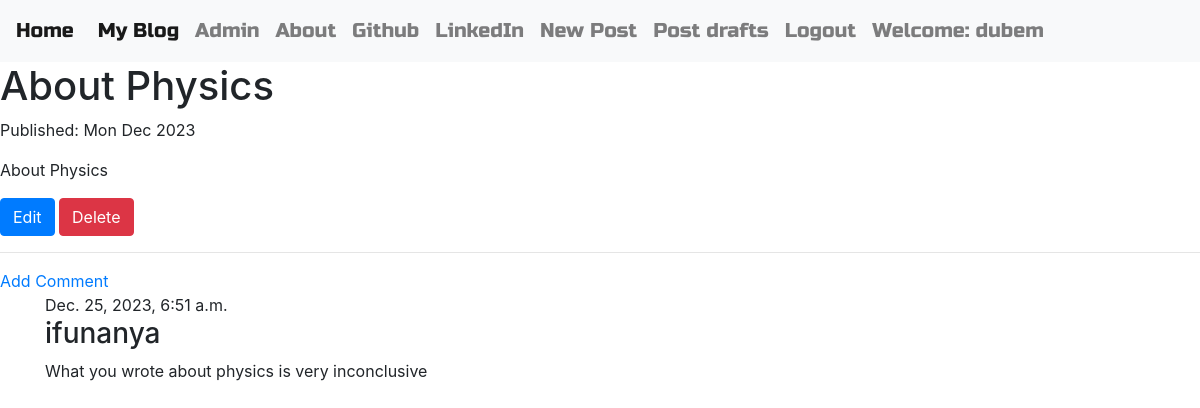
Page /detail/1/ (signed in) on the committed database.
### blog/models.py (models this page shows, shortened)
class Post(models.Model):
    author = models.ForeignKey("auth.User", on_delete=models.CASCADE)
    title = models.CharField(max_length=200)
    text = models.TextField()
    create_date = models.DateTimeField(default=timezone.now)
    published_date = models.DateTimeField(blank=True, null=True)

class Comment(models.Model):
    post = models.ForeignKey('blog.Post', related_name='comments', on_delete=models.CASCADE)
    author = models.CharField(max_length=200)
    text = models.TextField()
    create_date = models.DateTimeField(default=timezone.now)
    approved_comment = models.BooleanField(default=False)

### blog/views.py (the view)
# urls.py: path('detail/<int:pk>/', views.PostDetailView.as_view(), name='post_detail'),
class PostDetailView(DetailView):
    model = Post
    template_name = 'blog/post_detail.html'

### blog/templates/blog/post_detail.html (shortened to what this page needs)
{% extends 'blog/base.html' %}
{% block body_block %}
<h1 class="posttitle loader">{{post.title}} </h1>
{% if post.published_date %}
<div class-'date'>
    <p>Published: {{post.published_date|date:'D M Y'}}</p>
</div>
{% else %}
<a class='btn btn-default' href={% url "blog:post_publish" pk=post.pk %}>Publish</a>
{% endif %}
<p class='postcontent'>{{ post.title|safe|linebreaksbr }}</p>
{% if user.is_authenticated%}
<a class='btn btn-primary' href={% url "blog:post_edit" pk=post.pk %}>Edit</a>
<a class='btn btn-danger' href={% url "blog:post_remove" pk=post.pk %}>Delete</a>
{% endif %}
<hr>
<a href={% url "blog:add_comment_to_post" pk=post.pk %}>Add Comment</a>
<div class='container'>
    <div class='row'>
        <div class='col-md-12'>
            <div class='panel panel-default'>
                <div class='panel-body'>
                    {% for comment in post.comments.all %}
                    <div class='panel panel-default'>
                        <div class='panel-heading'>
                            {% if user.is_authenticated and comment.approved_comment %}
                            {{ comment.create_date}}
                            <h3 class='panel-title'>{{comment.author}}</h3>
                        </div>
                        <div class='panel-body'>
                            <p>{{comment.text}}</p>
                        </div>
                            {% endif %}
                    </div>
                    {% empty %}
                    <p>There is no comment under this page</p>
                    {% endfor %}
                </div>
            </div>
        </div>
    </div>
</div>
{% endblock %}

### blog/templates/blog/base.html (shortened to what this page needs)
<!DOCTYPE html>
{% load static %}
<html lang="en" dir="ltr">
  <head>
    <link rel="stylesheet" href="https://stackpath.bootstrapcdn.com/bootstrap/4.3.1/css/bootstrap.min.css">
    <link rel="stylesheet" href="//cdn.jsdelivr.net/npm/medium-editor@latest/dist/css/medium-editor.min.css" type="text/css" media="screen" charset="utf-8">
    <link rel='stylesheet', href={% static 'css/blog.css' %}>
  </head>
  <body class="loader">
    <nav class="navbar navbar-expand-lg navbar-light bg-light">
        <a class="navbar-brand" href={% url "blog:index"%}>Home</a>
        <div class="collapse navbar-collapse" id="navbarNav">
            <ul class="navbar-nav">
                <li class="nav-item active"><a class="nav-link" href={% url "blog:post_list" %}>My Blog<span class="sr-only">(current)</span></a></li>
                <li class="nav-item"><a class="nav-link" href={% url "admin:index" %}>Admin</a></li>
                <li class="nav-item"><a class="nav-link" href={% url "blog:about" %}>About</a></li>
                <li class="nav-item"><a class="nav-link" href='https://www.github.com'>Github</a></li>
                <li class="nav-item"><a class="nav-link" href='https://www.linkedin.com'>LinkedIn</a></li>
                {% if user.is_authenticated %}
                <li><a class="nav-link"href={% url "blog:post_new"%}>New Post</a></li>
                <li class="nav-item">
                    <a class="nav-link"href={% url "blog:post_draft_list"%}>Post drafts</a>
                </li>
                <li class="nav-item">
                    <a class="nav-link" href={% url "blog:logout"%}>Logout</a>
                </li>
                <li class="nav-link">Welcome: {{user.username}}</li>
                {% else %}
                <li class="nav-item ml-auto">
                    <a class="nav-link" href={% url "blog:login" %}>Login</a>
                </li>
                {% endif %}
            </ul>
        </div>
    </nav>
    {% block body_block %}{% endblock %}
</body>
</html>

### blog/static/css/blog.css (style rules this page uses)
.bg-light { font-family: 'Russo One', serif; font-size: 20px; }
.loader { filter:hue-rotate(0deg); color:linear-gradient(45deg,#0f8,#08f) !important; animation:hue 10000ms infinite linear; }

### rows in the picture
Post: title "About Physics", published_date "Mon Dec 2023"
Comment: create_date "Dec. 25, 2023, 6:51 a.m.", author "ifunanya", text "What you wrote about physics is very inconclusive"

### other values in the picture
{{ user.username }} "dubem"
